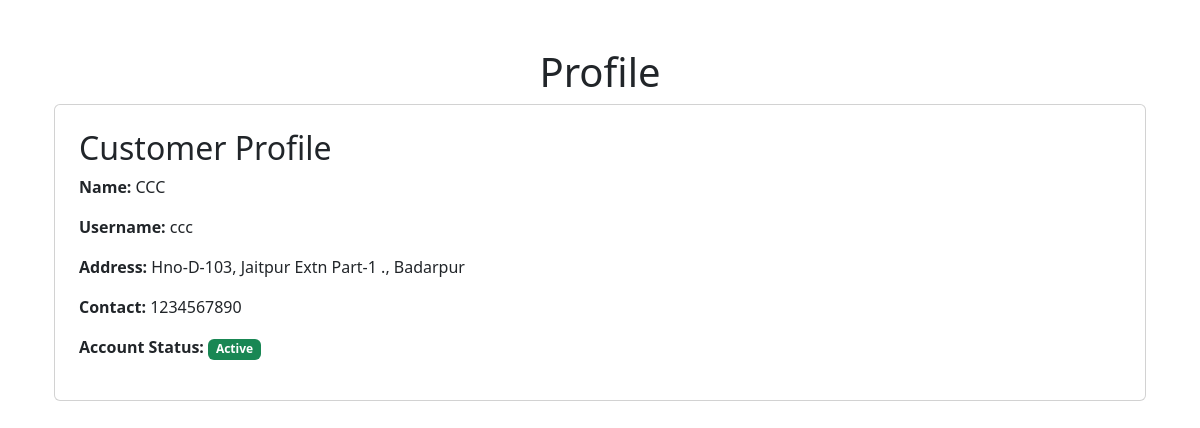
Before: /profile (signed in) with the older database file.
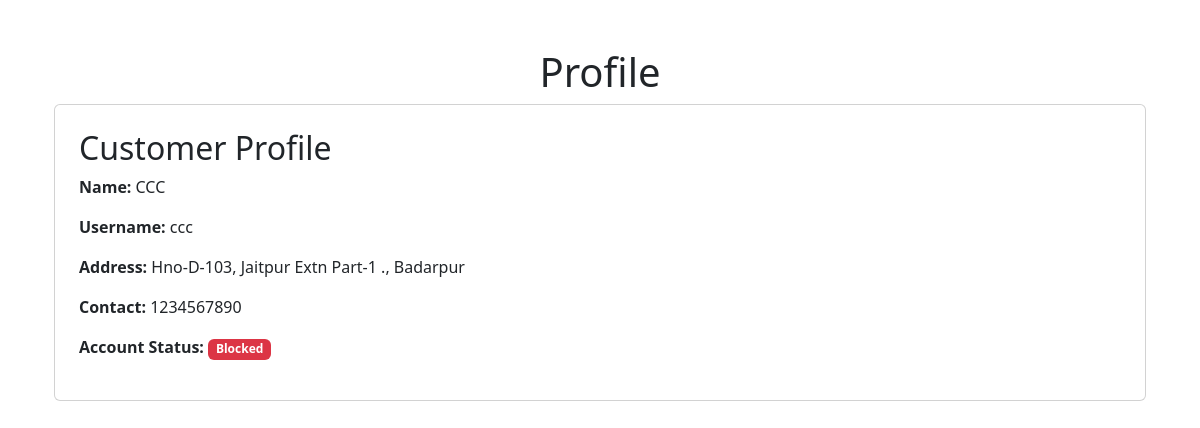
After: the same page with the newer database file.
### models.py (models this page shows)
class User(db.Model):
    __tablename__ = "user"
    id = db.Column(db.Integer, primary_key=True)
    username = db.Column(db.String(80), unique=True, nullable=False)
    passhash = db.Column(db.String(80), nullable=False)
    name = db.Column(db.String(80), nullable=False)
    role = db.Column(db.String(20), nullable=False)
    is_blocked = db.Column(db.Boolean, default=False, nullable=False)
    is_admin = db.Column(db.Boolean, default=False, nullable=False)
    professional = db.relationship('Professional', backref='user', lazy=True)
    customer = db.relationship('Customer', backref='user', lazy=True)

class Customer(db.Model):
    __tablename__ = 'customer'
    id = db.Column(db.Integer, db.ForeignKey('user.id'), primary_key=True)
    address = db.Column(db.Text, nullable=False)
    pincode = db.Column(db.String(6), nullable=False)
    contact = db.Column(db.String(10), nullable=False)
    service_requests = db.relationship('ServiceRequest', back_populates='customer', lazy=True)

### app.py (the view)
@app.route('/profile')
def profile():
    user, professional, customer = None, None, None
    if 'user_id' not in session:
        user = {"role":None}
    else:
        user = User.query.get(session['user_id'])
        professional = Professional.query.get(session['user_id'])
        customer = Customer.query.get(session['user_id'])
    return render_template('profile.html',user=user,professional=professional,customer=customer)

### templates/profile.html (shortened to what this page needs)
{% extends "layout.html" %}  {% block content %}
<div class="container mt-5">
  <h1 class="text-center">Profile</h1>
  <div class="profile-section card p-4">
    {% if user.role == 'customer' %}
    <h2>Customer Profile</h2>
    <p><strong>Name:</strong> {{ user.name }}</p>
    <p><strong>Username:</strong> {{ user.username }}</p>
    <p><strong>Address:</strong> {{ customer.address }}</p>
    <p><strong>Contact:</strong> {{ customer.contact }}</p>
    <p>
      <strong>Account Status:</strong>
      {% if user.is_blocked %}
      <span class="badge text-bg-danger">Blocked</span>
      {% else %}
      <span class="badge text-bg-success">Active</span>
      {% endif %}
    </p>
    {% endif %}
  </div>
</div>
{% endblock %}

### templates/layout.html (shortened to what this page needs)
<!DOCTYPE html>
<html lang="en">
  <head>
    <link
      href="https://cdn.jsdelivr.net/npm/bootstrap@5.3.3/dist/css/bootstrap.min.css"
      rel="stylesheet"
    />
  </head>
  <body data-bs-theme="light">
    <div class="container mt-4">
      {% block content %} {% endblock %}
    </div>
  </body>
</html>

Changed rows visible on the page:
changed User "CCC": is_blocked False → True (drawn)
Other visible differences:
text no longer shown: "Active"
text now shown: "Blocked"
